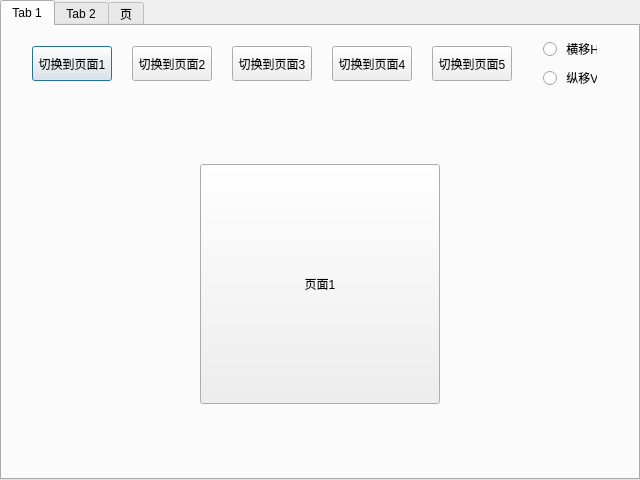
<?xml version="1.0" encoding="UTF-8"?>
<ui version="4.0">
 <class>QtStackedWidget</class>
 <widget class="QDialog" name="QtStackedWidget">
  <property name="geometry">
   <rect>
    <x>0</x>
    <y>0</y>
    <width>640</width>
    <height>480</height>
   </rect>
  </property>
  <property name="minimumSize">
   <size>
    <width>640</width>
    <height>480</height>
   </size>
  </property>
  <property name="maximumSize">
   <size>
    <width>640</width>
    <height>480</height>
   </size>
  </property>
  <property name="windowTitle">
   <string>Qt页面切换动效</string>
  </property>
  <layout class="QGridLayout" name="gridLayout">
   <property name="leftMargin">
    <number>0</number>
   </property>
   <property name="topMargin">
    <number>0</number>
   </property>
   <property name="rightMargin">
    <number>0</number>
   </property>
   <property name="bottomMargin">
    <number>0</number>
   </property>
   <item row="0" column="0">
    <widget class="QTabWidget" name="tabWidget">
     <property name="currentIndex">
      <number>0</number>
     </property>
     <widget class="QWidget" name="tab">
      <attribute name="title">
       <string>Tab 1</string>
      </attribute>
      <layout class="QVBoxLayout" name="verticalLayout_2">
       <property name="spacing">
        <number>0</number>
       </property>
       <property name="leftMargin">
        <number>0</number>
       </property>
       <property name="topMargin">
        <number>0</number>
       </property>
       <property name="rightMargin">
        <number>0</number>
       </property>
       <property name="bottomMargin">
        <number>10</number>
       </property>
       <item>
        <widget class="QWidget" name="titleBar" native="true">
         <property name="minimumSize">
          <size>
           <width>0</width>
           <height>60</height>
          </size>
         </property>
         <layout class="QHBoxLayout" name="horizontalLayout">
          <property name="spacing">
           <number>20</number>
          </property>
          <property name="leftMargin">
           <number>30</number>
          </property>
          <property name="rightMargin">
           <number>30</number>
          </property>
          <item>
           <widget class="QPushButton" name="pushButton1">
            <property name="minimumSize">
             <size>
              <width>0</width>
              <height>35</height>
             </size>
            </property>
            <property name="text">
             <string>切换到页面1</string>
            </property>
           </widget>
          </item>
          <item>
           <widget class="QPushButton" name="pushButton2">
            <property name="minimumSize">
             <size>
              <width>0</width>
              <height>35</height>
             </size>
            </property>
            <property name="text">
             <string>切换到页面2</string>
            </property>
           </widget>
          </item>
          <item>
           <widget class="QPushButton" name="pushButton3">
            <property name="minimumSize">
             <size>
              <width>0</width>
              <height>35</height>
             </size>
            </property>
            <property name="text">
             <string>切换到页面3</string>
            </property>
           </widget>
          </item>
          <item>
           <widget class="QPushButton" name="pushButton4">
            <property name="minimumSize">
             <size>
              <width>0</width>
              <height>35</height>
             </size>
            </property>
            <property name="text">
             <string>切换到页面4</string>
            </property>
           </widget>
          </item>
          <item>
           <widget class="QPushButton" name="pushButton5">
            <property name="minimumSize">
             <size>
              <width>0</width>
              <height>35</height>
             </size>
            </property>
            <property name="text">
             <string>切换到页面5</string>
            </property>
           </widget>
          </item>
          <item>
           <widget class="QWidget" name="widget" native="true">
            <property name="minimumSize">
             <size>
              <width>60</width>
              <height>0</height>
             </size>
            </property>
            <layout class="QVBoxLayout" name="verticalLayout">
             <property name="spacing">
              <number>5</number>
             </property>
             <property name="topMargin">
              <number>0</number>
             </property>
             <property name="bottomMargin">
              <number>0</number>
             </property>
             <item>
              <widget class="QRadioButton" name="radioBtnH">
               <property name="text">
                <string> 横移H</string>
               </property>
              </widget>
             </item>
             <item>
              <widget class="QRadioButton" name="radioBtnV">
               <property name="text">
                <string> 纵移V</string>
               </property>
              </widget>
             </item>
            </layout>
           </widget>
          </item>
         </layout>
        </widget>
       </item>
       <item>
        <widget class="QWidget" name="widgetMove" native="true">
         <layout class="QVBoxLayout" name="verticalLayout_4">
          <property name="spacing">
           <number>0</number>
          </property>
          <property name="leftMargin">
           <number>0</number>
          </property>
          <property name="topMargin">
           <number>0</number>
          </property>
          <property name="rightMargin">
           <number>0</number>
          </property>
          <property name="bottomMargin">
           <number>0</number>
          </property>
          <item>
           <widget class="QStackedWidget" name="stackedWidget">
            <property name="currentIndex">
             <number>0</number>
            </property>
            <widget class="QWidget" name="page1">
             <layout class="QGridLayout" name="gridLayout_2">
              <property name="leftMargin">
               <number>0</number>
              </property>
              <property name="topMargin">
               <number>0</number>
              </property>
              <property name="rightMargin">
               <number>0</number>
              </property>
              <property name="bottomMargin">
               <number>0</number>
              </property>
              <property name="spacing">
               <number>0</number>
              </property>
              <item row="0" column="0">
               <widget class="QPushButton" name="pageBtn1">
                <property name="minimumSize">
                 <size>
                  <width>0</width>
                  <height>35</height>
                 </size>
                </property>
                <property name="maximumSize">
                 <size>
                  <width>240</width>
                  <height>240</height>
                 </size>
                </property>
                <property name="text">
                 <string>页面1</string>
                </property>
               </widget>
              </item>
             </layout>
            </widget>
            <widget class="QWidget" name="page2">
             <layout class="QGridLayout" name="gridLayout_3">
              <property name="leftMargin">
               <number>0</number>
              </property>
              <property name="topMargin">
               <number>0</number>
              </property>
              <property name="rightMargin">
               <number>0</number>
              </property>
              <property name="bottomMargin">
               <number>0</number>
              </property>
              <property name="spacing">
               <number>0</number>
              </property>
              <item row="0" column="0">
               <widget class="QPushButton" name="pageBtn2">
                <property name="minimumSize">
                 <size>
                  <width>0</width>
                  <height>35</height>
                 </size>
                </property>
                <property name="maximumSize">
                 <size>
                  <width>240</width>
                  <height>240</height>
                 </size>
                </property>
                <property name="text">
                 <string>页面2</string>
                </property>
               </widget>
              </item>
             </layout>
            </widget>
            <widget class="QWidget" name="page3">
             <layout class="QGridLayout" name="gridLayout_6">
              <property name="leftMargin">
               <number>0</number>
              </property>
              <property name="topMargin">
               <number>0</number>
              </property>
              <property name="rightMargin">
               <number>0</number>
              </property>
              <property name="bottomMargin">
               <number>0</number>
              </property>
              <property name="spacing">
               <number>0</number>
              </property>
              <item row="0" column="0">
               <widget class="QPushButton" name="pageBtn3">
                <property name="minimumSize">
                 <size>
                  <width>0</width>
                  <height>35</height>
                 </size>
                </property>
                <property name="maximumSize">
                 <size>
                  <width>240</width>
                  <height>240</height>
                 </size>
                </property>
                <property name="text">
                 <string>页面3</string>
                </property>
               </widget>
              </item>
             </layout>
            </widget>
            <widget class="QWidget" name="page4">
             <layout class="QGridLayout" name="gridLayout_4">
              <property name="leftMargin">
               <number>0</number>
              </property>
              <property name="topMargin">
               <number>0</number>
              </property>
              <property name="rightMargin">
               <number>0</number>
              </property>
              <property name="bottomMargin">
               <number>0</number>
              </property>
              <property name="spacing">
               <number>0</number>
              </property>
              <item row="0" column="0">
               <widget class="QPushButton" name="pageBtn4">
                <property name="minimumSize">
                 <size>
                  <width>0</width>
                  <height>35</height>
                 </size>
                </property>
                <property name="maximumSize">
                 <size>
                  <width>240</width>
                  <height>240</height>
                 </size>
                </property>
                <property name="text">
                 <string>页面4</string>
                </property>
               </widget>
              </item>
             </layout>
            </widget>
            <widget class="QWidget" name="page5">
             <layout class="QGridLayout" name="gridLayout_5">
              <property name="leftMargin">
               <number>0</number>
              </property>
              <property name="topMargin">
               <number>0</number>
              </property>
              <property name="rightMargin">
               <number>0</number>
              </property>
              <property name="bottomMargin">
               <number>0</number>
              </property>
              <property name="spacing">
               <number>0</number>
              </property>
              <item row="0" column="0">
               <widget class="QPushButton" name="pageBtn5">
                <property name="minimumSize">
                 <size>
                  <width>0</width>
                  <height>35</height>
                 </size>
                </property>
                <property name="maximumSize">
                 <size>
                  <width>240</width>
                  <height>240</height>
                 </size>
                </property>
                <property name="text">
                 <string>页面5</string>
                </property>
               </widget>
              </item>
             </layout>
            </widget>
           </widget>
          </item>
         </layout>
        </widget>
       </item>
      </layout>
     </widget>
     <widget class="QWidget" name="tabV">
      <attribute name="title">
       <string>Tab 2</string>
      </attribute>
      <layout class="QHBoxLayout" name="horizontalLayout_2">
       <property name="spacing">
        <number>0</number>
       </property>
       <property name="leftMargin">
        <number>0</number>
       </property>
       <property name="topMargin">
        <number>0</number>
       </property>
       <property name="rightMargin">
        <number>0</number>
       </property>
       <property name="bottomMargin">
        <number>0</number>
       </property>
       <item>
        <widget class="QWidget" name="titleVBar" native="true">
         <property name="minimumSize">
          <size>
           <width>120</width>
           <height>0</height>
          </size>
         </property>
         <layout class="QVBoxLayout" name="verticalLayout_3">
          <item>
           <widget class="QPushButton" name="pushButtonV1">
            <property name="minimumSize">
             <size>
              <width>0</width>
              <height>35</height>
             </size>
            </property>
            <property name="text">
             <string>切换到页面V1</string>
            </property>
           </widget>
          </item>
          <item>
           <widget class="QPushButton" name="pushButtonV2">
            <property name="minimumSize">
             <size>
              <width>0</width>
              <height>35</height>
             </size>
            </property>
            <property name="text">
             <string>切换到页面V2</string>
            </property>
           </widget>
          </item>
          <item>
           <widget class="QPushButton" name="pushButtonV3">
            <property name="minimumSize">
             <size>
              <width>0</width>
              <height>35</height>
             </size>
            </property>
            <property name="text">
             <string>切换到页面V3</string>
            </property>
           </widget>
          </item>
          <item>
           <widget class="QPushButton" name="pushButtonV4">
            <property name="minimumSize">
             <size>
              <width>0</width>
              <height>35</height>
             </size>
            </property>
            <property name="text">
             <string>切换到页面V4</string>
            </property>
           </widget>
          </item>
          <item>
           <widget class="QPushButton" name="pushButtonV5">
            <property name="minimumSize">
             <size>
              <width>0</width>
              <height>35</height>
             </size>
            </property>
            <property name="text">
             <string>切换到页面V5</string>
            </property>
           </widget>
          </item>
         </layout>
        </widget>
       </item>
       <item>
        <widget class="QStackedWidget" name="stackedWidgetV">
         <property name="currentIndex">
          <number>0</number>
         </property>
         <widget class="QWidget" name="pageV1">
          <layout class="QGridLayout" name="gridLayout_7">
           <item row="0" column="0">
            <widget class="QPushButton" name="pageVBtn1">
             <property name="minimumSize">
              <size>
               <width>0</width>
               <height>240</height>
              </size>
             </property>
             <property name="maximumSize">
              <size>
               <width>100</width>
               <height>16777215</height>
              </size>
             </property>
             <property name="text">
              <string> 页面_V1</string>
             </property>
            </widget>
           </item>
          </layout>
         </widget>
         <widget class="QWidget" name="pageV2">
          <layout class="QGridLayout" name="gridLayout_8">
           <item row="0" column="0">
            <widget class="QPushButton" name="pageVBtn2">
             <property name="minimumSize">
              <size>
               <width>0</width>
               <height>240</height>
              </size>
             </property>
             <property name="maximumSize">
              <size>
               <width>100</width>
               <height>16777215</height>
              </size>
             </property>
             <property name="text">
              <string> 页面_V2</string>
             </property>
            </widget>
           </item>
          </layout>
         </widget>
         <widget class="QWidget" name="pageV3">
          <layout class="QGridLayout" name="gridLayout_9">
           <item row="0" column="0">
            <widget class="QPushButton" name="pageVBtn3">
             <property name="minimumSize">
              <size>
               <width>0</width>
               <height>240</height>
              </size>
             </property>
             <property name="maximumSize">
              <size>
               <width>100</width>
               <height>16777215</height>
              </size>
             </property>
             <property name="text">
              <string> 页面_V3</string>
             </property>
            </widget>
           </item>
          </layout>
         </widget>
         <widget class="QWidget" name="pageV4">
          <layout class="QGridLayout" name="gridLayout_10">
           <item row="0" column="0">
            <widget class="QPushButton" name="pageVBtn4">
             <property name="minimumSize">
              <size>
               <width>0</width>
               <height>240</height>
              </size>
             </property>
             <property name="maximumSize">
              <size>
               <width>100</width>
               <height>16777215</height>
              </size>
             </property>
             <property name="text">
              <string> 页面_V4</string>
             </property>
            </widget>
           </item>
          </layout>
         </widget>
         <widget class="QWidget" name="pageV5">
          <layout class="QGridLayout" name="gridLayout_11">
           <item row="0" column="0">
            <widget class="QPushButton" name="pageVBtn5">
             <property name="minimumSize">
              <size>
               <width>0</width>
               <height>240</height>
              </size>
             </property>
             <property name="maximumSize">
              <size>
               <width>100</width>
               <height>16777215</height>
              </size>
             </property>
             <property name="text">
              <string> 页面_V5</string>
             </property>
            </widget>
           </item>
          </layout>
         </widget>
        </widget>
       </item>
      </layout>
     </widget>
     <widget class="QWidget" name="tab_3">
      <attribute name="title">
       <string>页</string>
      </attribute>
     </widget>
    </widget>
   </item>
  </layout>
 </widget>
 <layoutdefault spacing="6" margin="11"/>
 <resources/>
 <connections/>
</ui>
